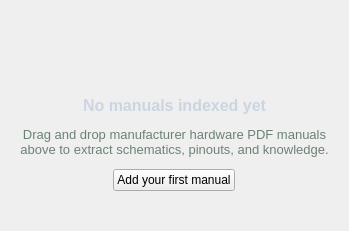
                   <widget class="QWidget" name="manualsEmptyState">
                    <property name="visible">
                     <bool>false</bool>
                    </property>
                    <layout class="QVBoxLayout" name="manualsEmptyLayout">
                     <property name="spacing">
                      <number>12</number>
                     </property>
                     <property name="leftMargin">
                      <number>20</number>
                     </property>
                     <property name="topMargin">
                      <number>40</number>
                     </property>
                     <property name="rightMargin">
                      <number>20</number>
                     </property>
                     <property name="bottomMargin">
                      <number>40</number>
                     </property>
                     <item alignment="Qt::AlignHCenter">
                      <widget class="QLabel" name="emptyIcon">
                       <property name="pixmap">
                        <pixmap>icons/book-open__6B8273__44.svg</pixmap>
                       </property>
                       <property name="alignment">
                        <set>Qt::AlignCenter</set>
                       </property>
                       <property name="minimumSize">
                        <size>
                         <width>44</width>
                         <height>44</height>
                        </size>
                       </property>
                       <property name="maximumSize">
                        <size>
                         <width>44</width>
                         <height>44</height>
                        </size>
                       </property>
                      </widget>
                     </item>
                     <item>
                      <widget class="QLabel" name="emptyTitle">
                       <property name="text">
                        <string>No manuals indexed yet</string>
                       </property>
                       <property name="wordWrap">
                        <bool>true</bool>
                       </property>
                       <property name="alignment">
                        <set>Qt::AlignCenter</set>
                       </property>
                       <property name="styleSheet">
                        <string>font-size: 16px; font-weight: 700; color: #cbd5e1;</string>
                       </property>
                      </widget>
                     </item>
                     <item>
                      <widget class="QLabel" name="emptySubtitle">
                       <property name="text">
                        <string>Drag and drop manufacturer hardware PDF manuals above to extract schematics, pinouts, and knowledge.</string>
                       </property>
                       <property name="wordWrap">
                        <bool>true</bool>
                       </property>
                       <property name="alignment">
                        <set>Qt::AlignCenter</set>
                       </property>
                       <property name="styleSheet">
                        <string>font-size: 13px; color: #6B8273;</string>
                       </property>
                      </widget>
                     </item>
                     <item alignment="Qt::AlignHCenter">
                      <widget class="QPushButton" name="btnAddFirstManual">
                       <property name="text">
                        <string>Add your first manual</string>
                       </property>
                       <property name="kind" stdset="0">
                        <string notr="true">primary</string>
                       </property>
                       <property name="cursor">
                        <cursorShape>PointingHandCursor</cursorShape>
                       </property>
                       <property name="icon">
                        <iconset>icons/plus__060907.svg<normaloff>icons/plus__060907.svg</normaloff>
                        </iconset>
                       </property>
                       <property name="iconSize">
                        <size>
                         <width>14</width>
                         <height>14</height>
                        </size>
                       </property>
                      </widget>
                     </item>
                    </layout>
                   </widget>
